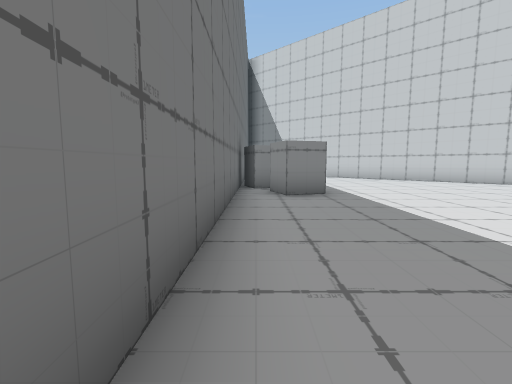
[1] (above)

19 first-person views from a walk through a 3-D level made in the Unity game engine. The camera is 0.72 m above the floor, tilts 6° down and sees 85° across. The floor is counted in squares, 1 m on a side. Each view is taken from the middle of a square. On the plan, view 1 faces up. The plan holds only what a view shows up to about 10 squares ahead; the rest is blank. The place goes on beyond the plan.

[2]
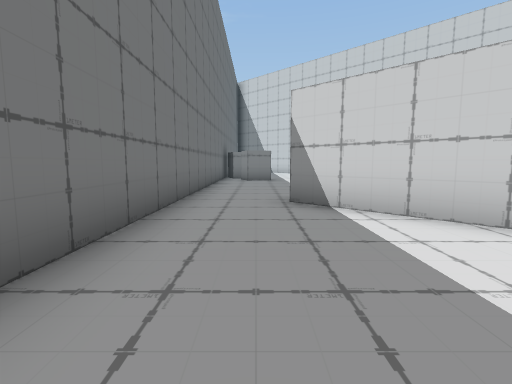

[3]
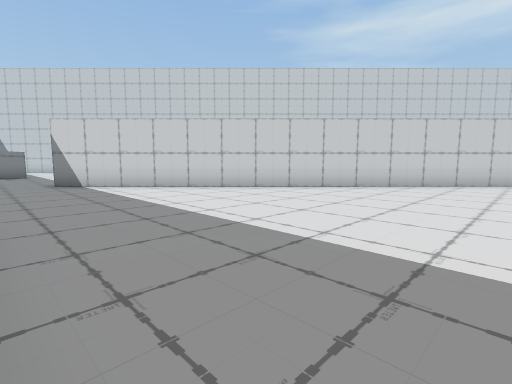

[4]
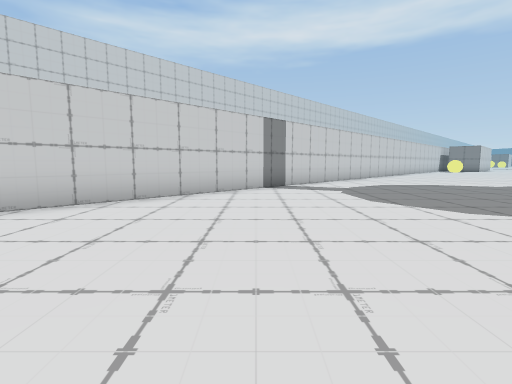

[5]
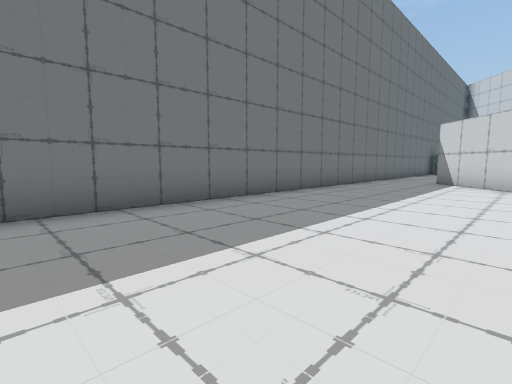

[6]
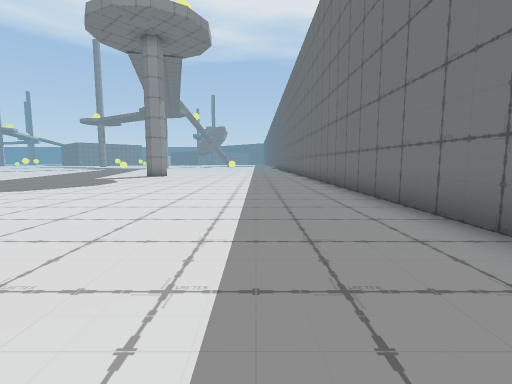

[7]
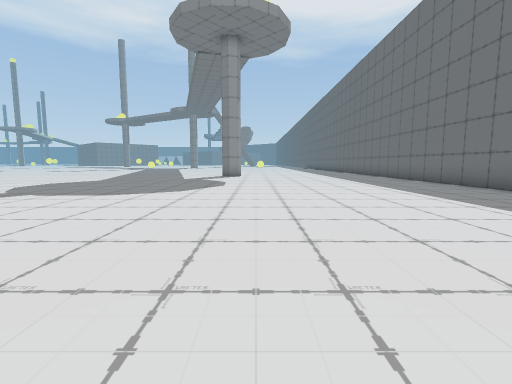

[8]
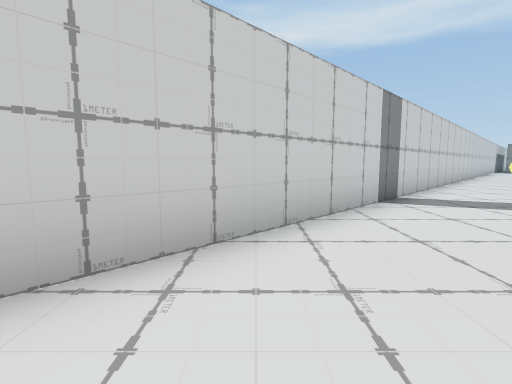

[9]
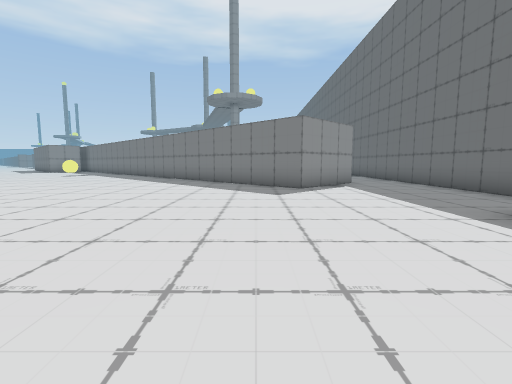

[10]
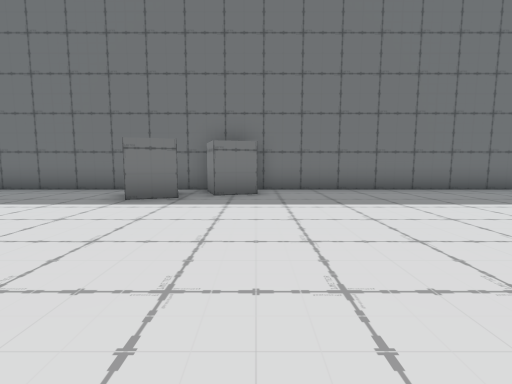

[11]
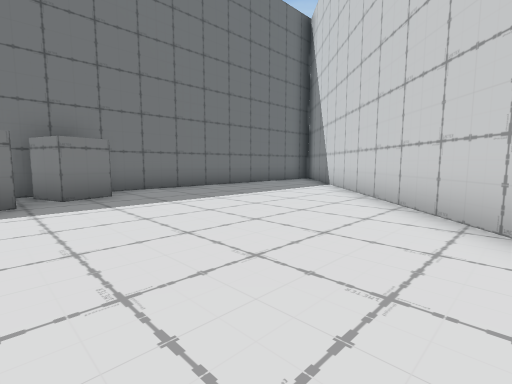

[12]
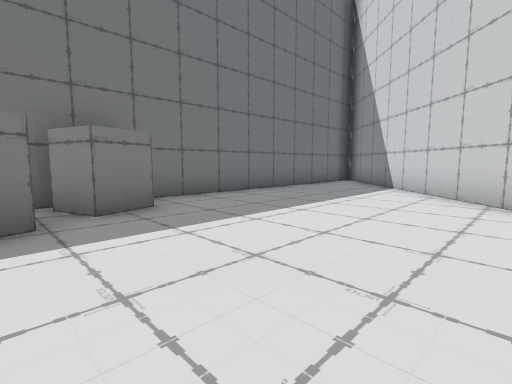

[13]
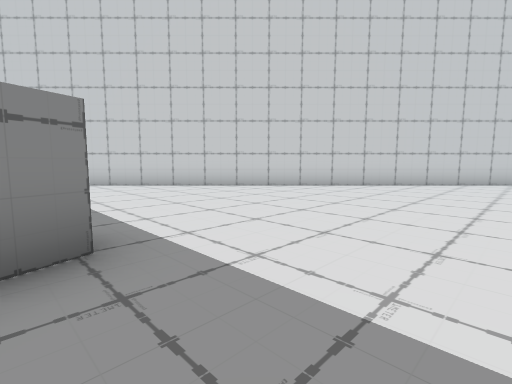

[14]
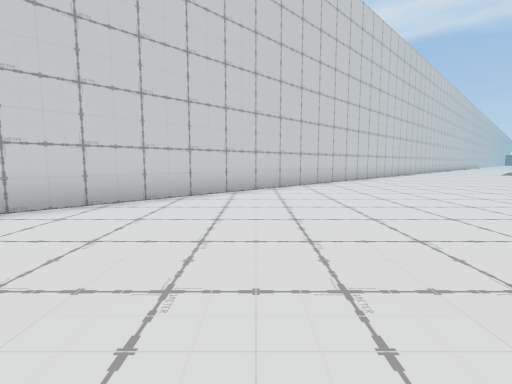

[15]
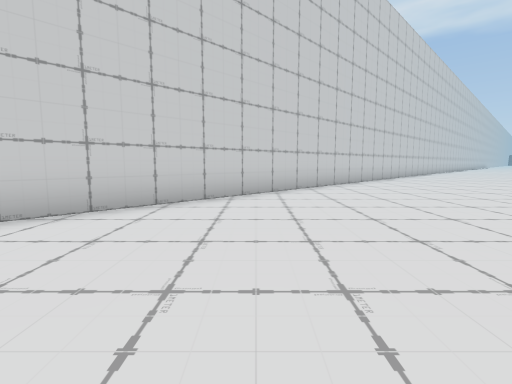

[16]
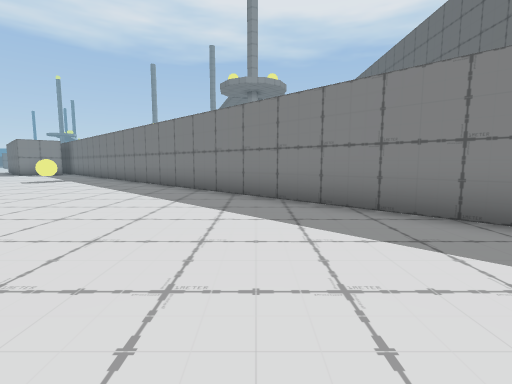

[17]
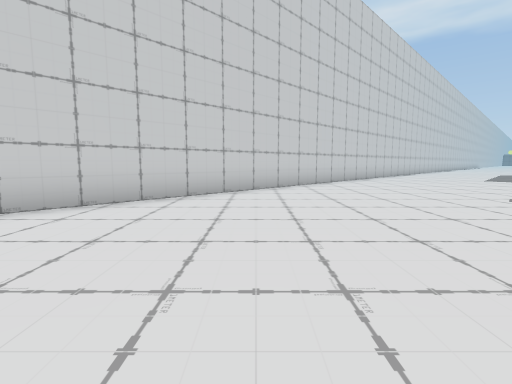

[18]
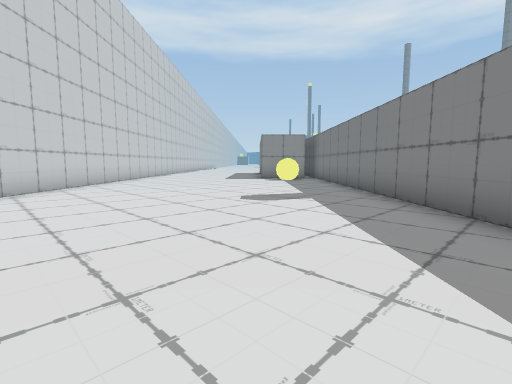

[19]
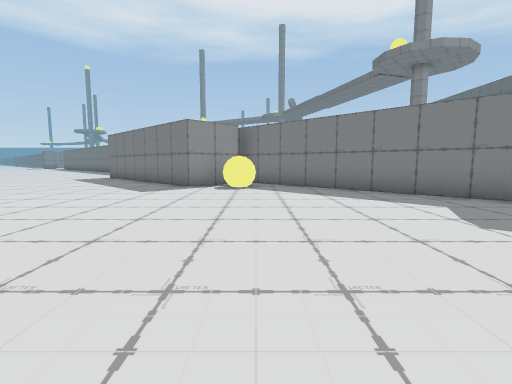

### Floor plan
Points are (right, up) in squares from view 1. A wall is a line through its corners. A room is listed if a view was taken in it or the views show most of it. See-through windows are left out.
Room 1 (views 1, 2, 3, 4, 5, 6, 7, 8)
walls: (17.1, -15.2) (1.6, 0.1) (3.7, 2.2); (-0.5, 2.5) (-0.5, -16.1)
ways out: opening at (1, 2.3) to room 2
Room 2 (views 9, 10, 11, 12, 13, 14, 15, 16, 17, 18, 19)
walls: (21.9, -4.4) (0.6, 16.8); (18.6, -11.8) (20, -10.4) (21.7, -12.1); (3.7, 2.2) (18.2, -12.1); (1.3, 7.5) (1.6, 6.5) (0.7, 6.1) (0.4, 7.1); (0.6, 9.1) (0.9, 8.1); (-0.5, 8) (-0.5, 2.5); (-0.5, 15.9) (-0.5, 8.9)
ways out: opening at (1, 2.3) to room 1

Positions as (right, up) in squares from view 1, and headings:
1: (0, 0), facing up
2: (1, -5), facing up
3: (0, -10), facing up-right
4: (4, -10), facing right
5: (4, -11), facing up-left
6: (2, -6), facing down
7: (6, -6), facing down
8: (7, -8), facing right
9: (5, 10), facing down
10: (7, 9), facing left
11: (7, 7), facing up-left
12: (5, 7), facing up-left
13: (1, 4), facing up-right
14: (5, 5), facing right
15: (7, 4), facing right
16: (7, 5), facing down
17: (10, 0), facing right
18: (11, -1), facing down-right
19: (18, -2), facing down
